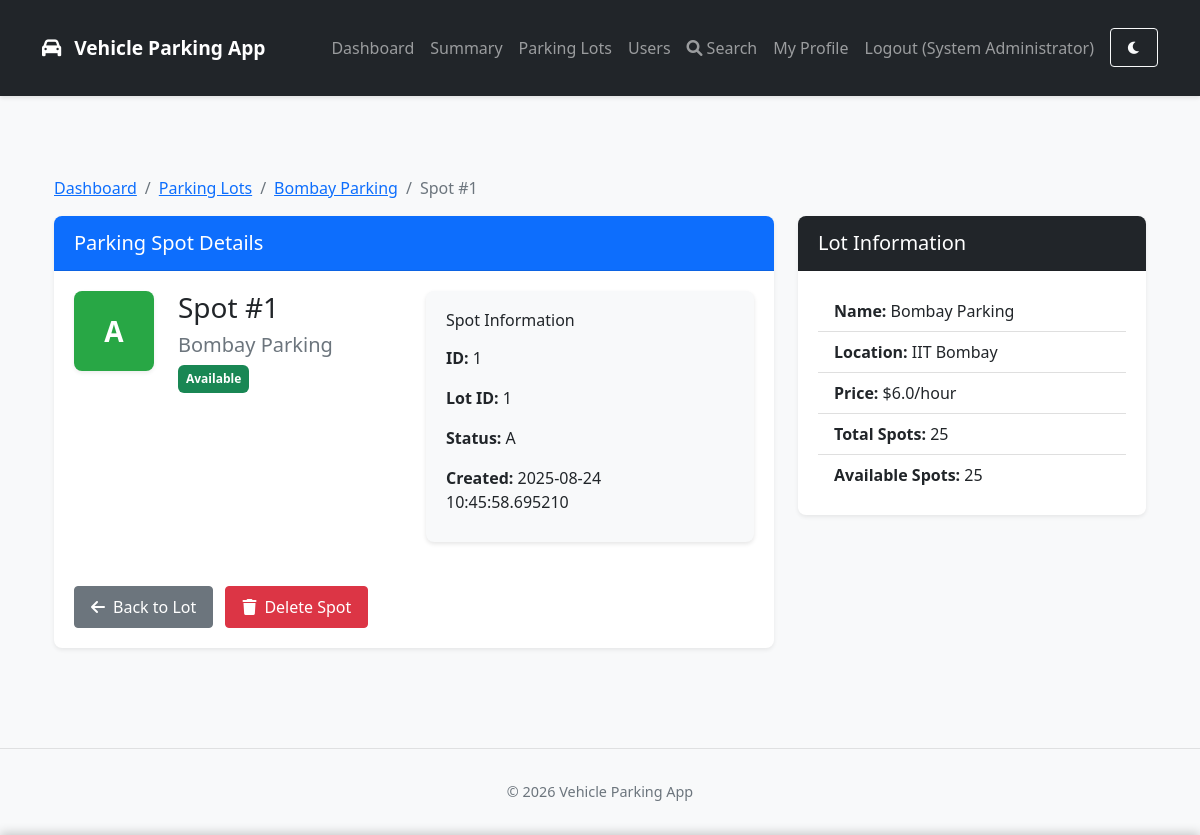
/admin/view-parking-spot/1 (signed in), run on the app's committed database.
### backend/models/models.py (models this page shows, shortened)
class User(db.Model, UserMixin):
    __tablename__ = 'users'
    id = db.Column(db.Integer, primary_key=True)
    username = db.Column(db.String(64), unique=True, nullable=False)
    email = db.Column(db.String(120), unique=True, nullable=False)
    password_hash = db.Column(db.String(128), nullable=False)
    phone = db.Column(db.String(20), unique=True, nullable=True)
    full_name = db.Column(db.String(100), nullable=True)
    address = db.Column(db.String(200), nullable=True)
    pin_code = db.Column(db.String(20), nullable=True)
    vehicle_no = db.Column(db.String(20), unique=True, nullable=True)
    is_admin = db.Column(db.Boolean, default=False)
    created_at = db.Column(db.DateTime, default=lambda: datetime.now(IST))
    notification_preference = db.Column(db.String(20), default='email')  # email, gchat, sms
    gchat_email = db.Column(db.String(120), nullable=True)
    reminder_time = db.Column(db.String(5), default='18:00')  # 24-hour format HH:MM
    report_format = db.Column(db.String(10), default='html')  # html or pdf
    last_reminder_date = db.Column(db.Date, nullable=True)  # Track when last reminder was sent
    reservations = db.relationship('ParkingReservation', backref='user', lazy=True, cascade="all, delete-orphan")
    payment_methods = db.relationship('SavedPaymentMethod', backref='user', lazy=True, cascade="all, delete-orphan")

class ParkingLot(db.Model):
    __tablename__ = 'parking_lots'
    id = db.Column(db.Integer, primary_key=True)
    name = db.Column(db.String(100), nullable=False)
    prime_location_name = db.Column(db.String(100), nullable=False)
    price = db.Column(db.Float, nullable=False)
    address = db.Column(db.String(200), nullable=False)
    pin_code = db.Column(db.String(10), nullable=False)
    maximum_number_of_spots = db.Column(db.Integer, nullable=False)
    created_at = db.Column(db.DateTime, default=datetime.now(IST))
    spots = db.relationship('ParkingSpot', backref='lot', lazy=True, cascade="all, delete-orphan")
    @property
    def available_spots(self):
        return len([spot for spot in self.spots if spot.status == 'A'])

class ParkingSpot(db.Model):
    __tablename__ = 'parking_spots'
    id = db.Column(db.Integer, primary_key=True)
    lot_id = db.Column(db.Integer, db.ForeignKey('parking_lots.id'), nullable=False)
    spot_number = db.Column(db.Integer, nullable=False)
    status = db.Column(db.String(1), nullable=False, default='A')  # 'A' for Available, 'O' for Occupied
    created_at = db.Column(db.DateTime, default=datetime.now(IST))
    reservations = db.relationship('ParkingReservation', backref='spot', lazy=True)

### backend/routes/admin_routes.py (the view)
@admin.route('/view-parking-spot/<int:spot_id>')
@login_required
@admin_required
def view_parking_spot(spot_id):
    spot = ParkingSpot.query.get_or_404(spot_id)
    lot = ParkingLot.query.get(spot.lot_id)
    active_reservation = None
    if spot.status == 'O':
        active_reservation = ParkingReservation.query.filter_by(spot_id=spot.id, active=True).first()
        if active_reservation:
            user = User.query.get(active_reservation.user_id)
            active_reservation.user = user
    return render_template('admin/view_parking_spot.html', spot=spot, lot=lot, active_reservation=active_reservation)

### backend/routes/admin_routes.py (called while the page is built)
def admin_required(f):
    @wraps(f)
    def decorated_function(*args, **kwargs):
        if not current_user.is_authenticated or not current_user.is_admin:
            flash('Please log in to access this page.', 'danger')
            return redirect(url_for('auth.admin_login'))
        return f(*args, **kwargs)
    return decorated_function

### backend/services/cache_service.py (called while the page is built)
    def clean_expired(self):
        now = time.time()
        expired_keys = [key for key, (expiry_time, _) in self._cache.items() if expiry_time <= now]
        for key in expired_keys:
            del self._cache[key]
            if self.app:
                self.app.logger.debug(f"Removed expired cache key: {key}")
            else:
                logger.debug(f"Removed expired cache key: {key}")

### frontend/templates/admin/view_parking_spot.html (shortened to what this page needs)
{% extends "base.html" %}
{% block content %}
<div class="container mt-4">
    <div class="row">
        <div class="col-md-12">
            <nav aria-label="breadcrumb">
                <ol class="breadcrumb">
                    <li class="breadcrumb-item"><a href="{{ url_for('admin.dashboard') }}">Dashboard</a></li>
                    <li class="breadcrumb-item"><a href="{{ url_for('admin.parking_lots') }}">Parking Lots</a></li>
                    <li class="breadcrumb-item"><a href="{{ url_for('admin.view_parking_spots', lot_id=lot.id) }}">{{ lot.name }}</a></li>
                    <li class="breadcrumb-item active">Spot #{{ spot.spot_number }}</li>
                </ol>
            </nav>
        </div>
    </div>
    <div class="row">
        <div class="col-md-8">
            <div class="card shadow-sm">
                <div class="card-header bg-primary text-white">
                    <h5 class="mb-0">Parking Spot Details</h5>
                </div>
                <div class="card-body">
                    <div class="row mb-4">
                        <div class="col-md-6">
                            <div class="d-flex">
                                <div class="flex-shrink-0">
                                    <div class="spot-block shadow-sm" style="
                                        width: 80px;
                                        height: 80px;
                                        display: flex;
                                        align-items: center;
                                        justify-content: center;
                                        font-weight: bold;
                                        font-size: 28px;
                                        color: white;
                                        background-color: {% if spot.status == 'A' %}#28a745{% else %}#dc3545{% endif %};
                                        border-radius: 8px;">
                                        {% if spot.status == 'O' %}
                                        <a href="{{ url_for('admin.view_occupied_spot', spot_id=spot.id) }}" style="color: white; text-decoration: none;">
                                            O
                                        </a>
                                        {% else %}
                                        A
                                        {% endif %}
                                    </div>
                                </div>
                                <div class="flex-grow-1 ms-4">
                                    <h3>Spot #{{ spot.spot_number }}</h3>
                                    <h5 class="text-muted">{{ lot.name }}</h5>
                                    <span class="badge {% if spot.status == 'A' %}bg-success{% else %}bg-danger{% endif %} p-2">
                                        {{ 'Available' if spot.status == 'A' else 'Occupied' }}
                                    </span>
                                </div>
                            </div>
                        </div>
                        <div class="col-md-6">
                            <div class="card bg-light">
                                <div class="card-body">
                                    <h6 class="card-title">Spot Information</h6>
                                    <ul class="list-group list-group-flush">
                                        <li class="list-group-item bg-transparent border-0 ps-0"><strong>ID:</strong> {{ spot.id }}</li>
                                        <li class="list-group-item bg-transparent border-0 ps-0"><strong>Lot ID:</strong> {{ lot.id }}</li>
                                        <li class="list-group-item bg-transparent border-0 ps-0"><strong>Status:</strong> {{ spot.status }}</li>
                                        <li class="list-group-item bg-transparent border-0 ps-0"><strong>Created:</strong> {{ spot.created_at }}</li>
                                    </ul>
                                </div>
                            </div>
                        </div>
                    </div>
                    <div class="row mt-3">
                        <div class="col-md-12">
                            <a href="{{ url_for('admin.view_parking_spots', lot_id=lot.id) }}" class="btn btn-secondary">
                                <i class="fas fa-arrow-left me-2"></i>Back to Lot
                            </a>
                            {% if spot.status == 'A' %}
                            <button id="delete-spot-btn" class="btn btn-danger ms-2">
                                <i class="fas fa-trash me-2"></i>Delete Spot
                            </button>
                            {% else %}
                            <button class="btn btn-danger ms-2" disabled title="Cannot delete occupied spots">
                                <i class="fas fa-trash me-2"></i>Delete Spot
                            </button>
                            {% endif %}
                        </div>
                    </div>
                </div>
            </div>
        </div>
        <div class="col-md-4">
            <div class="card shadow-sm mb-4">
                <div class="card-header bg-dark text-white">
                    <h5 class="mb-0">Lot Information</h5>
                </div>
                <div class="card-body">
                    <ul class="list-group list-group-flush">
                        <li class="list-group-item"><strong>Name:</strong> {{ lot.name }}</li>
                        <li class="list-group-item"><strong>Location:</strong> {{ lot.prime_location_name }}</li>
                        <li class="list-group-item"><strong>Price:</strong> ${{ lot.price }}/hour</li>
                        <li class="list-group-item"><strong>Total Spots:</strong> {{ lot.maximum_number_of_spots }}</li>
                        <li class="list-group-item"><strong>Available Spots:</strong> {{ lot.available_spots }}</li>
                    </ul>
                </div>
            </div>
        </div>
    </div>
</div>
{% endblock %}

### frontend/templates/base.html (shortened to what this page needs)
<!DOCTYPE html>
<html lang="en">
<head>
    <link href="https://cdn.jsdelivr.net/npm/bootstrap@5.2.3/dist/css/bootstrap.min.css" rel="stylesheet">
    <link rel="stylesheet" href="https://cdnjs.cloudflare.com/ajax/libs/font-awesome/6.0.0-beta3/css/all.min.css">
    <link rel="stylesheet" href="{{ url_for('static', filename='css/style.css') }}">
</head>
<body>
    <nav class="navbar navbar-expand-lg navbar-dark bg-dark">
        <div class="container">
            <a class="navbar-brand" href="{{ url_for('index') }}">
                <i class="fas fa-car"></i> Vehicle Parking App
            </a>
            <div class="collapse navbar-collapse" id="navbarNav">
                <ul class="navbar-nav ms-auto">
                    {% if current_user.is_authenticated %}
                        {% if current_user.is_admin %}
                            <li class="nav-item">
                                <a class="nav-link" href="{{ url_for('admin.dashboard') }}">Dashboard</a>
                            </li>
                            <li class="nav-item">
                                <a class="nav-link" href="{{ url_for('admin.summary') }}">Summary</a>
                            </li>
                            <li class="nav-item">
                                <a class="nav-link" href="{{ url_for('admin.parking_lots') }}">Parking Lots</a>
                            </li>
                            <li class="nav-item">
                                <a class="nav-link" href="{{ url_for('admin.view_users') }}">Users</a>
                            </li>
                            <li class="nav-item">
                                <a class="nav-link" href="{{ url_for('admin.search') }}">
                                    <i class="fas fa-search me-1"></i>Search
                                </a>
                            </li>
                            <li class="nav-item">
                                <a class="nav-link" href="{{ url_for('admin.edit_profile') }}">My Profile</a>
                            </li>
                        {% endif %}
                        <li class="nav-item">
                            <a class="nav-link" href="{{ url_for('auth.logout') }}">Logout ({{ current_user.username }})</a>
                        </li>
                    {% endif %}
                    <li class="nav-item">
                        <button id="dark-mode-toggle" class="btn btn-sm btn-outline-light ms-2" title="Toggle Dark Mode">
                            <i class="fas fa-moon"></i>
                        </button>
                    </li>
                </ul>
            </div>
        </div>
    </nav>
    <div class="container mt-4">
        {% block content %}{% endblock %}
    </div>
    <footer class="footer mt-5 py-3 bg-light">
        <div class="container text-center">
            <span class="text-muted">© <span class="year">2025</span> Vehicle Parking App</span>
        </div>
    </footer>
</body>
</html>

### frontend/static/css/style.css (style rules this page uses)
body { background-color: #f8f9fa; min-height: 100vh; display: flex; flex-direction: column; font-family: 'Segoe UI', Roboto, 'Helvetica Neue', Arial, sans-serif; padding-bottom: env(safe-area-inset-bottom); }
.container { flex: 1; padding-top: 1rem; padding-bottom: 1rem; }
.card { box-shadow: 0 2px 4px rgba(0, 0, 0, 0.1); margin-bottom: 20px; border: none; border-radius: 8px; overflow: hidden; }
.card-header { background-color: #fff; border-bottom: 1px solid rgba(0, 0, 0, 0.1); padding: 15px 20px; font-weight: 600; }
.card-body { padding: 20px; }
.btn { border-radius: 4px; padding: 8px 16px; font-weight: 500; transition: all 0.2s ease; touch-action: manipulation; }
.btn-danger { background-color: #dc3545; border-color: #dc3545; }
.navbar { box-shadow: 0 2px 4px rgba(0, 0, 0, 0.1); padding: 0.75rem 1rem; }
.navbar-brand { font-weight: 600; font-size: 1.2rem; }
.navbar-brand i { margin-right: 8px; }
.footer { background-color: #f8f9fa; padding: 20px 0; margin-top: auto; border-top: 1px solid rgba(0, 0, 0, 0.1); font-size: 0.9rem; }
* { -webkit-tap-highlight-color: rgba(0,0,0,0); }

### data on the page
User: username "System Administrator"
ParkingLot: name "Bombay Parking", id "1", prime_location_name "IIT Bombay", price "6.0", maximum_number_of_spots "25"
ParkingSpot: spot_number "1", status "Available", id "1", status "A", created_at "2025-08-24 10:45:58.695210", available_spots "25"
